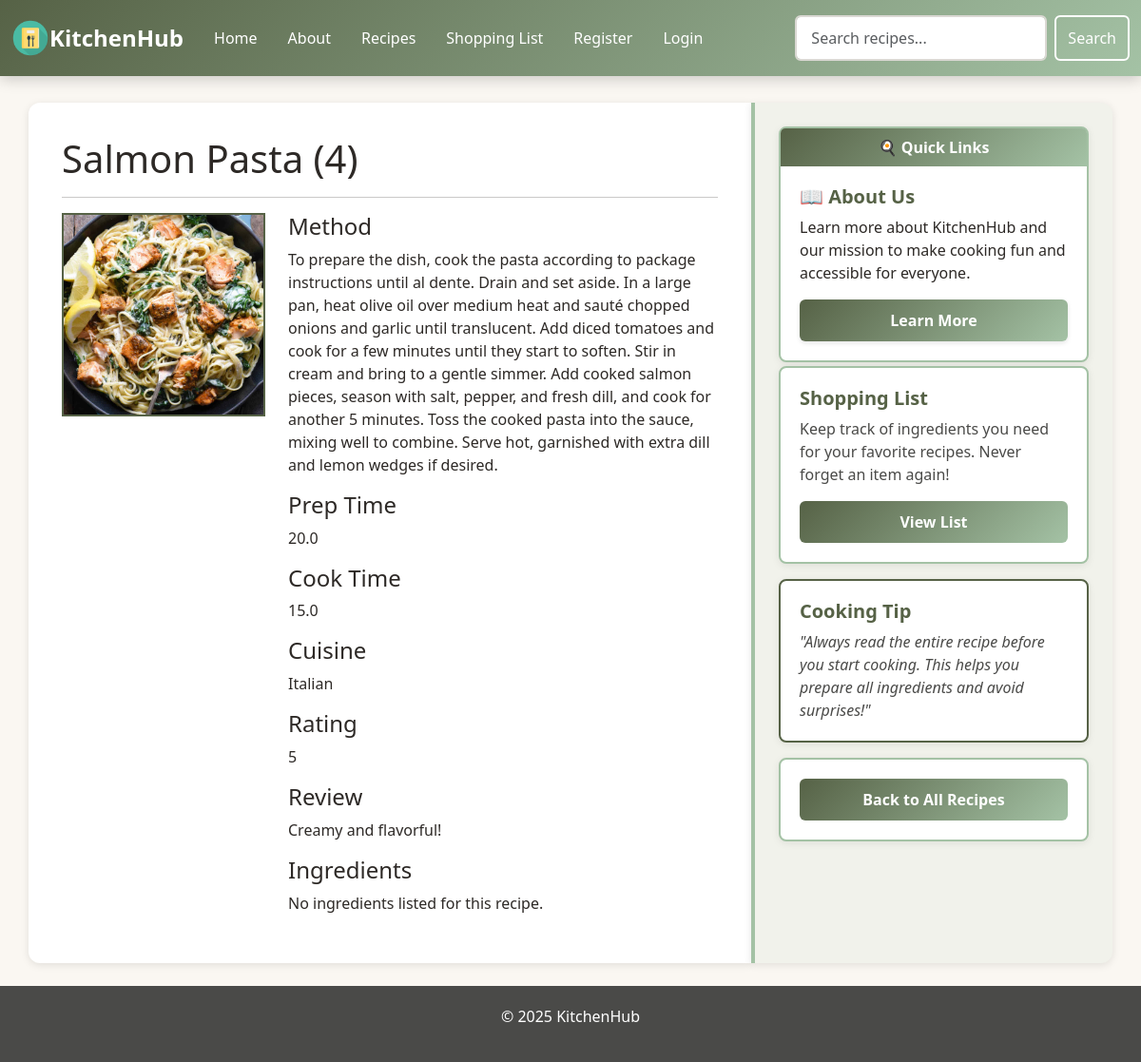
Page /recipe/22/ on the earlier database version.
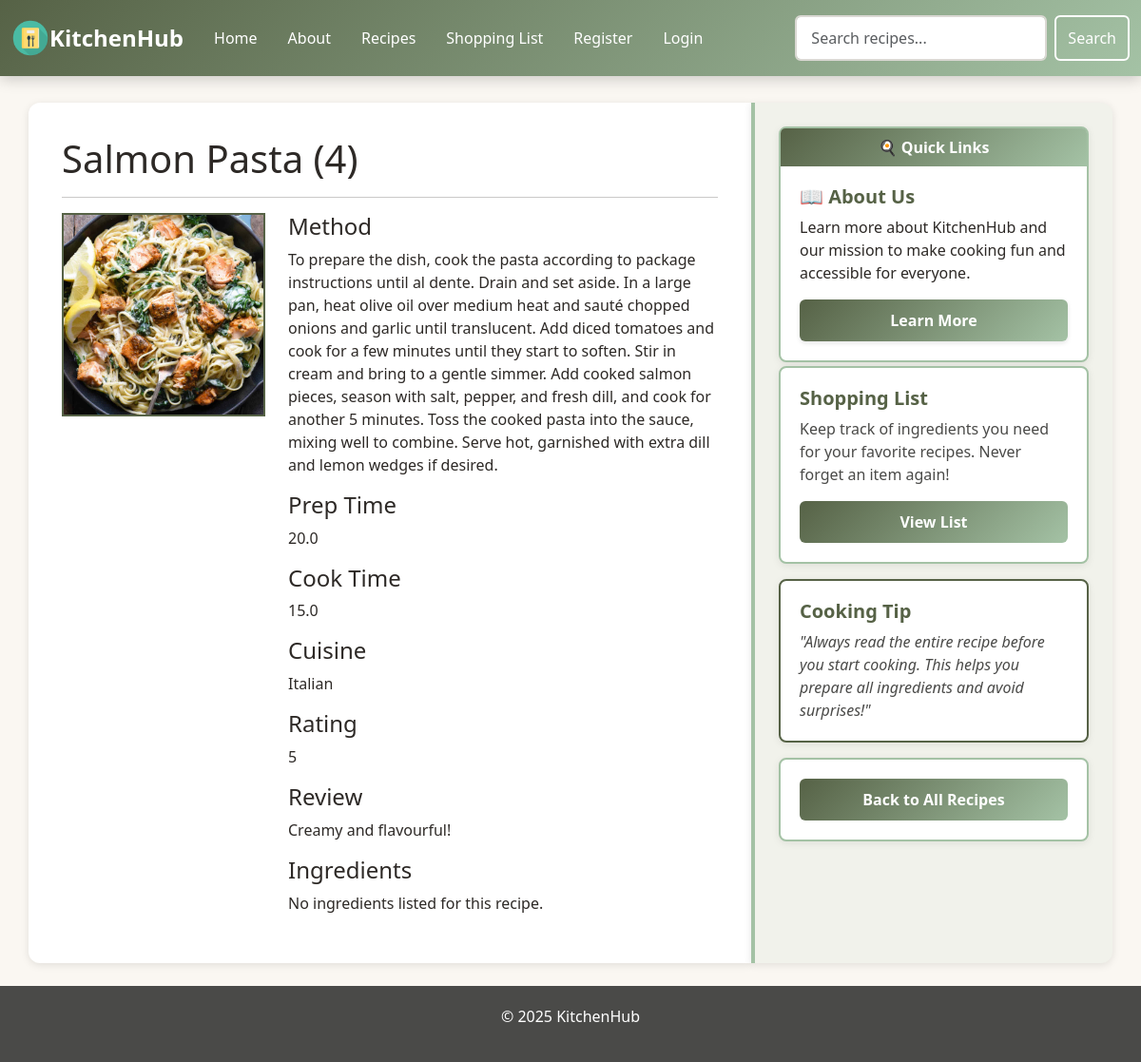
Same page on the later database version.
### tables this page shows
CREATE TABLE recipes (
        id INTEGER PRIMARY KEY AUTOINCREMENT,
        name TEXT NOT NULL,
        method TEXT,
        cook_time FLOAT,
        prep_time FLOAT,
        portion INTEGER
    , poster TEXT, cuisine TEXT, tired BOOLEAN, rating INTEGER, review TEXT);

### app.py (the view)
@app.route('/recipe/<int:id>/')
def recipe(id):
    data = get_recipe_by_id(id)
    if not data:
        flash('Requested recipe not found!', 'warning')
        return redirect(url_for('recipes'))
    recipe, ingredients, ingredient_ids = data
    return render_template(
        'recipe.html',
        title=recipe['name'],
        recipe=recipe,
        ingredients=ingredients
    )

### app.py (called while the page is built)
@app.context_processor
def inject_csrf_token():
    return dict(csrf_token=generate_csrf())

@app.context_processor
def inject_site_name():
    return dict(siteName="KitchenHub")

### db/db.py (called while the page is built)
def get_db_connection():
    BASE_DIR = os.path.dirname(os.path.abspath(__file__))
    DB_PATH = os.path.join(BASE_DIR, "database.db")
    conn = sqlite3.connect(DB_PATH)
    conn.row_factory = sqlite3.Row
    return conn

def get_recipe_by_id(recipe_id):
    conn = get_db_connection()
    recipe = conn.execute("SELECT * FROM recipes WHERE id = ?", (recipe_id,)).fetchone()
    conn.close()
    if not recipe:
        return None
    ingredients, ingredient_ids = get_recipe_ingredients(recipe_id)
    return recipe, ingredients, ingredient_ids

def get_recipe_ingredients(recipe_id):
    conn = get_db_connection()
    rows = conn.execute("""
        SELECT ingredients.* FROM ingredients
        JOIN recipe_ingredients
        ON ingredients.id = recipe_ingredients.ingredient_id
        WHERE recipe_ingredients.recipe_id = ?""", (recipe_id,)).fetchall()
    ids = [row["id"] for row in rows]
    conn.close()
    return rows, ids

### templates/recipe.html (shortened to what this page needs)
{% extends "base.html" %}
{% set title = recipe['name'] %}
{% block content %}
<h1>{{ recipe['name'] }} ({{ recipe['portion'] }})</h1>
<hr>
<div class="row">
    <div class="col-md-4 mb-3 text-center">
        <img src="{{ recipe['poster'] }}" alt="Image for {{ recipe['name'] }}" class="img-fluid" style="border: 2px solid #566246;">
    </div>
    <div class="col-md-8">
        <h4>Method</h4>
        <p>{{ recipe['method'] }}</p>
        <h4>Prep Time</h4>
        <p>{{ recipe['prep_time'] }}</p>
        <h4>Cook Time</h4>
        <p>{{ recipe['cook_time'] }}</p>
        <h4>Cuisine</h4>
        <p>{{ recipe['cuisine'] }}</p>
        <h4>Rating</h4>
        <p>{{ recipe['rating'] }}</p>
        <h4>Review</h4>
        <p>{{ recipe['review'] }}</p>
        <h4>Ingredients</h4>
        {% if ingredients %}
            <ul>
                {% for ing in ingredients %}
                    <li>{{ ing['name'] }} – {{ ing['kcal'] }} kcal</li>
                {% endfor %}
            </ul>
        {% else %}
            <p>No ingredients listed for this recipe.</p>
        {% endif %}
    </div>
</div>
{% endblock %}
{% block sidebarContent %}
    <div class="card text-center mt-3">
        <div class="card-body">
            <a href="{{ url_for('recipes') }}" class="btn btn-secondary w-100">Back to All Recipes</a>
        </div>
    </div>
{% endblock %}

### templates/base.html (shortened to what this page needs)
<!DOCTYPE html>
<html lang="en">
<head>
    <link href="https://cdn.jsdelivr.net/npm/bootstrap@5.3.3/dist/css/bootstrap.min.css" rel="stylesheet">
    <link rel="stylesheet" href="https://cdn.jsdelivr.net/npm/bootstrap-icons@1.10.5/font/bootstrap-icons.css">
    <link rel="stylesheet" href="https://cdnjs.cloudflare.com/ajax/libs/font-awesome/6.5.1/css/all.min.css" />
    <link rel="stylesheet" href="{{ url_for('static', filename='styles.css') }}">
</head>
<body>
    <nav class="navbar navbar-expand-lg navbar-dark custom-nav">
        <div class="container-fluid">
            <img src="{{ url_for('static', filename='uploads/logo.png')}}" alt="Logo" width="40" height="40" class="d-inline-block align-text-top">
            <a class="navbar-brand" href="#">{{ siteName }}</a>
            <div class="collapse navbar-collapse" id="navbarNavAltMarkup">
                <div class="navbar-nav">
                    <a class="nav-link active" aria-current="page" href="/">Home</a>
                    <a class="nav-link" href="/about">About</a>
                    <a class="nav-link" href="/recipes">Recipes</a>
                    <a class="nav-link" href="/shoppingList">Shopping List</a>
                     {% if session['user_id'] %}
                        <a class="nav-link" href="/logout">Logout</a>
                    {% else %}
                        <a class="nav-link" href="/register">Register</a>
                        <a class="nav-link" href="/login">Login</a>
                    {% endif %}
                </div>
            </div>
            <form class="form-inline my-2 my-lg-0 d-flex" action="{{ url_for('search') }}" method="GET">
                 <input class="form-control me-2 search-input" type="search" name="q" placeholder="Search recipes..." aria-label="Search">
                <button class="btn btn-outline-light my-2 my-sm-0" type="submit">Search</button>
            </form>
        </div>
    </nav>
    <div class="container mt-2">
        <div class="row">
            {% if title == "Welcome" %}
                <div id="main-content" class="col-12 d-flex justify-content-center align-items-center" style="min-height: 100vh;">
            {% else %}
                <div id="main-content" class="col-md-8">
            {% endif %}
                {% block content %}
                {% endblock %}
            </div>
            {% if title != "Welcome" %}
            <div id="sidebar" class="col-md-4">
                <div class="card mb-1 welcome-card">
                    <div class="card-header text-center welcome-card-header">
                        🍳 Quick Links
                    </div>
                    <div class="card-body">
                        <h5 class="card-title" style="color: #566246;">📖 About Us</h5>
                        <p class="card-text" style="color: #2d2926;">Learn more about KitchenHub and our mission to make cooking fun and accessible for everyone.</p>
                        <a href="/about" class="btn green-btn w-100">Learn More</a>
                    </div>
                </div>
                <div class="card mb-3" style="border: 2px solid #a4c2a5; background: white;">
                    <div class="card-body">
                        <h5 class="card-title" style="color: #566246;">Shopping List</h5>
                        <p class="card-text" style="color: #4a4a48;">Keep track of ingredients you need for your favorite recipes. Never forget an item again!</p>
                        <a href="/shoppingList" class="btn btn-secondary w-100">View List</a>
                    </div>
                </div>
                <div class="card mb-3" style="border: 2px solid #566246; background: white;">
                    <div class="card-body">
                        <h5 class="card-title" style="color: #566246;">Cooking Tip</h5>
                        <p class="card-text" style="color: #4a4a48; font-style: italic;">"Always read the entire recipe before you start cooking. This helps you prepare all ingredients and avoid surprises!"</p>
                    </div>
                </div>
                {% block sidebarContent %}
                {% endblock %}
            </div>
            {% endif %}
        </div>
    </div>
    <footer class="text-center mt-4">
          <p>&copy; 2025 KitchenHub</p>
    </footer>
</body>
</html>

### static/styles.css (style rules this page uses)
body { background-color: #faf7f2; color: #2d2926; font-family: 'Segoe UI', Tahoma, Geneva, Verdana, sans-serif; }
#main-content { background-color: #ffffff; padding: 35px; border-radius: 12px 0 0 12px; margin-top: 20px; box-shadow: 0 2px 8px rgba(0, 0, 0, 0.1); }
.custom-nav { background: linear-gradient(135deg, #566246 0%, #a4c2a5 100%) !important; box-shadow: 0 3px 15px rgba(0, 0, 0, 0.2); padding: 1rem 0; }
.navbar-nav .nav-link { color: #ffffff !important; font-weight: 500; transition: all 0.3s ease; padding: 0.5rem 1rem !important; }
.navbar-brand { color: #ffffff !important; font-weight: bold; font-size: 1.5rem; }
.btn-outline-light { border: 2px solid #ffffff; color: #ffffff; font-weight: 500; }
#sidebar { background-color: #f1f2eb; padding: 25px; border-radius: 0 12px 12px 0; margin-top: 20px; border-left: 4px solid #a4c2a5; box-shadow: 0 2px 8px rgba(0, 0, 0, 0.1); }
#sidebar .card { background-color: #ffffff; border: 2px solid #a4c2a5; border-radius: 8px; margin-bottom: 20px; }
#sidebar .card-header { background: linear-gradient(135deg, #566246 0%, #a4c2a5 100%); color: #ffffff; font-weight: bold; border-bottom: none; }
#sidebar .card-body { padding: 20px; }
.green-btn, .btn-primary { background: linear-gradient(135deg, #566246 0%, #a4c2a5 100%); color: white; border: none; padding: 10px 25px; font-weight: 600; border-radius: 6px; transition: all 0.3s ease; box-shadow: 0 2px 5px rgba(0, 0, 0, 0.1); }
.btn-secondary { background: linear-gradient(135deg, #566246 0%, #a4c2a5 100%); color: white; border: none; padding: 10px 25px; font-weight: 600; border-radius: 6px; transition: all 0.3s ease; }
.card { border-radius: 10px; border: 1px solid #dad8d3; box-shadow: 0 2px 8px rgba(0, 0, 0, 0.08); transition: all 0.3s ease; margin-bottom: 20px; }
.card-title { color: #566246; font-weight: bold; }
.form-control { border: 2px solid #dad8d3; border-radius: 6px; padding: 10px 15px; transition: all 0.3s ease; }
footer { color: #ffffff; width: 100%; padding: 20px 0; margin-top: 50px; text-align: center; font-weight: 500; background: #4a4a48; }

Differences in the rows shown:
changed recipes "Salmon Pasta": review "Creamy and flavorful!" → "Creamy and flavourful!"
